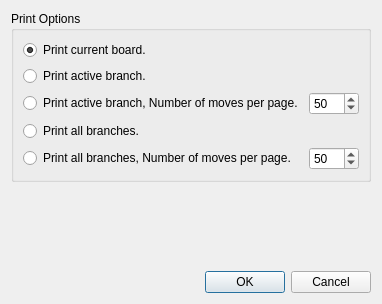
<?xml version="1.0" encoding="UTF-8"?>
<ui version="4.0">
 <class>PrintOptionDialog</class>
 <widget class="QDialog" name="PrintOptionDialog">
  <property name="geometry">
   <rect>
    <x>0</x>
    <y>0</y>
    <width>376</width>
    <height>304</height>
   </rect>
  </property>
  <property name="windowTitle">
   <string>Print Options</string>
  </property>
  <layout class="QVBoxLayout" name="verticalLayout_2">
   <item>
    <widget class="QGroupBox" name="groupBox">
     <property name="title">
      <string>Print Options</string>
     </property>
     <layout class="QVBoxLayout" name="verticalLayout">
      <item>
       <widget class="QRadioButton" name="printActiveBoard">
        <property name="text">
         <string>Print current board.</string>
        </property>
        <property name="checked">
         <bool>true</bool>
        </property>
       </widget>
      </item>
      <item>
       <widget class="QRadioButton" name="printActiveBranch">
        <property name="text">
         <string>Print active branch.</string>
        </property>
       </widget>
      </item>
      <item>
       <layout class="QHBoxLayout" name="horizontalLayout">
        <item>
         <widget class="QRadioButton" name="printActiveBranchN">
          <property name="text">
           <string>Print active branch, Number of moves per page.</string>
          </property>
         </widget>
        </item>
        <item>
         <widget class="QSpinBox" name="activeBranchMovesPerPage">
          <property name="maximumSize">
           <size>
            <width>50</width>
            <height>16777215</height>
           </size>
          </property>
          <property name="maximum">
           <number>1000</number>
          </property>
          <property name="value">
           <number>50</number>
          </property>
         </widget>
        </item>
       </layout>
      </item>
      <item>
       <widget class="QRadioButton" name="printAllBranches">
        <property name="text">
         <string>Print all branches.</string>
        </property>
       </widget>
      </item>
      <item>
       <layout class="QHBoxLayout" name="horizontalLayout_2">
        <item>
         <widget class="QRadioButton" name="printAllBranchesN">
          <property name="text">
           <string>Print all branches, Number of moves per page.</string>
          </property>
         </widget>
        </item>
        <item>
         <widget class="QSpinBox" name="allBranchMovesPerPage">
          <property name="maximumSize">
           <size>
            <width>50</width>
            <height>16777215</height>
           </size>
          </property>
          <property name="maximum">
           <number>1000</number>
          </property>
          <property name="value">
           <number>50</number>
          </property>
         </widget>
        </item>
       </layout>
      </item>
     </layout>
    </widget>
   </item>
   <item>
    <spacer name="verticalSpacer">
     <property name="orientation">
      <enum>Qt::Vertical</enum>
     </property>
     <property name="sizeHint" stdset="0">
      <size>
       <width>20</width>
       <height>40</height>
      </size>
     </property>
    </spacer>
   </item>
   <item>
    <widget class="QDialogButtonBox" name="buttonBox">
     <property name="orientation">
      <enum>Qt::Horizontal</enum>
     </property>
     <property name="standardButtons">
      <set>QDialogButtonBox::Cancel|QDialogButtonBox::Ok</set>
     </property>
    </widget>
   </item>
  </layout>
 </widget>
 <resources/>
 <connections>
  <connection>
   <sender>buttonBox</sender>
   <signal>accepted()</signal>
   <receiver>PrintOptionDialog</receiver>
   <slot>accept()</slot>
   <hints>
    <hint type="sourcelabel">
     <x>248</x>
     <y>254</y>
    </hint>
    <hint type="destinationlabel">
     <x>157</x>
     <y>274</y>
    </hint>
   </hints>
  </connection>
  <connection>
   <sender>buttonBox</sender>
   <signal>rejected()</signal>
   <receiver>PrintOptionDialog</receiver>
   <slot>reject()</slot>
   <hints>
    <hint type="sourcelabel">
     <x>316</x>
     <y>260</y>
    </hint>
    <hint type="destinationlabel">
     <x>286</x>
     <y>274</y>
    </hint>
   </hints>
  </connection>
 </connections>
</ui>
